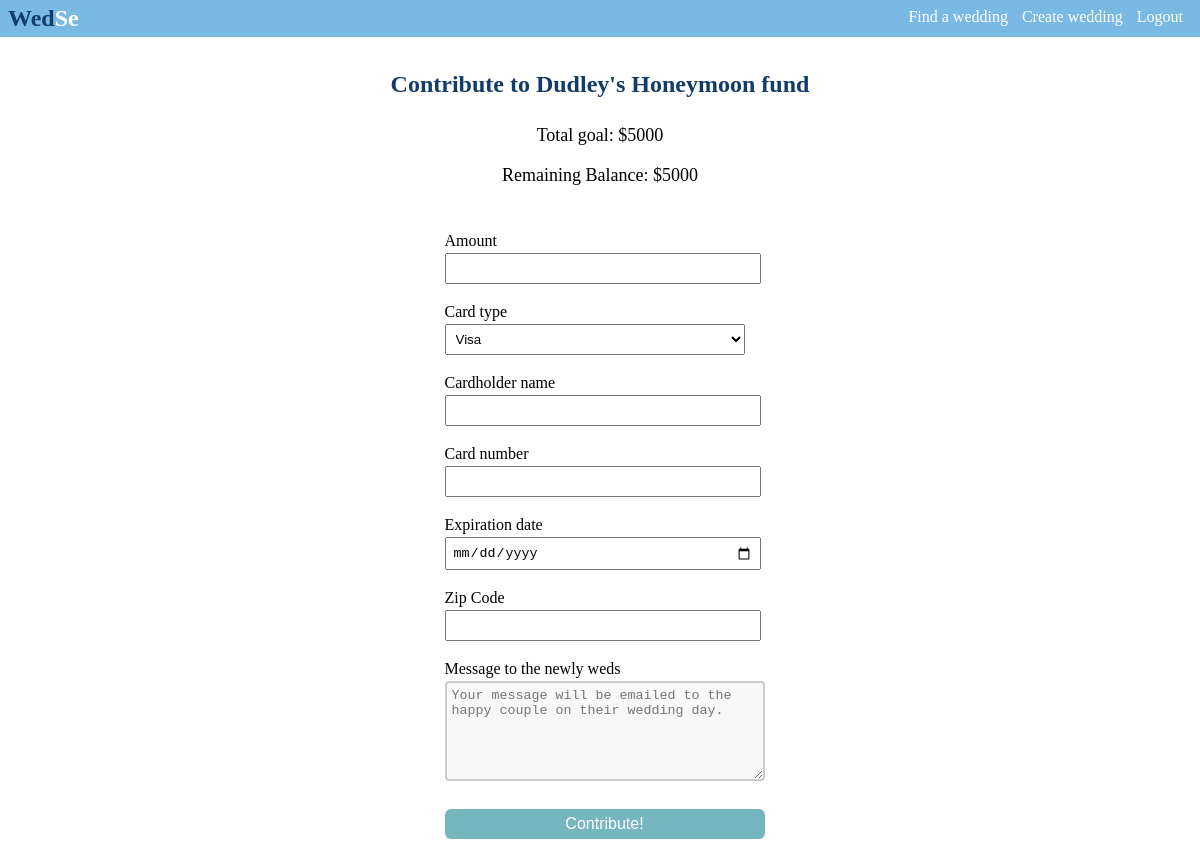
The page /contribute/34 (signed in) on the database its author committed.
### wedding_app/models.py (models this page shows)
class Registry(models.Model):
    funame = models.CharField(max_length=255, null=True)
    goal = models.IntegerField(null=True)
    remaining_balance = models.IntegerField(null=True)
    registry_owner = models.ForeignKey('User', related_name="registry_created", on_delete=models.CASCADE, null=True)
    created_at = models.DateTimeField(auto_now_add=True, null=True)
    updated_at = models.DateTimeField(auto_now=True, null=True)
    objects = RegistryManager()

class User(models.Model):
    fname = models.CharField(max_length=255)
    lname = models.CharField(max_length=255)
    email = models.CharField(max_length=255)
    password = models.CharField(max_length=255)
    confirm = models.CharField(max_length=255)
    created_at = models.DateTimeField(auto_now_add=True)
    updated_at = models.DateTimeField(auto_now=True)
    objects = UserManager()

### wedding_app/views.py (the view)
# urls.py: path('contribute/<int:registry_id>', views.contribute),
def contribute(request, registry_id):
    if 'user_id' not in request.session:
        return redirect('/')
    registry = Registry.objects.get(id=registry_id)
    context = {
        "registry": registry,
    }
    return render(request, 'contribute.html', context)

### wedding_app/templates/contribute.html (shortened to what this page needs)
<!DOCTYPE html>
<html lang="en">
<head>
    {% load static %}
    <link rel="stylesheet" href="{% static 'css/style.css' %}">
</head>
<body>
    <div class="wrapper">
        <div class="container">
            <div class="header_create_wed">
                <h2 class="wese"><span class="wed">Wed</span><span class="se">Se</span></h2>
                <div class="head_home_links">
                    <a href="/home" class="home_link">Find a wedding</a>
                        {% if wedding_complete %}
                            <a href="/wedding/{{ this_user.id }}" class="home_link">My wedding</a>
                        {% else %}
                            <a href="/create_wedding" class="home_link">Create wedding</a>
                        {% endif %}
                    <a href="/logout" class="home_link">Logout</a>
                </div>
            </div>
            <div class="create_wed_container">
                <div class="create_wed">
                    <h2 class="contribute_title">Contribute to {{registry.registry_owner.fname}}'s {{ registry.funame }} fund</h2>
                    <br><span class="contribute_text">Total goal: ${{ registry.goal }}</span>
                    <p><span class="contribute_text">Remaining Balance: ${{ registry.remaining_balance }}</span></p>
                    <form class="create_wed_form" action ="/make_contribution/{{registry.id}}" method="POST">
                        <label for ="amount" class="cw_label">Amount</label>
                        <br><input type ="number" name="amount" class="cw_input"required>
                        <p><label for ="card_type" class="cw_label">Card type</label>
                        <br><select id="credit_card_choices" class="cw_input" name="credit_card_choices">
                            <option value="vi">Visa</option>
                            <option value="di">Discover</option></select></p>
                        <p><label for ="cardholder_name" class="cw_label">Cardholder name</label>
                        <br><input type ="text" class="cw_input" name="cardholder_name" required></p>
                        <p><label for ="card_number" class="cw_label">Card number</label>
                        <br><input type ="number" class="cw_input" name="card_number" required></p>
                        <p><label for ="card_date" class="cw_label">Expiration date</label>
                        <br><input type ="date" class="cw_input" name="card_date" required></p>
                        <p><label for ="card_zip" class="cw_label">Zip Code</label>
                        <br><input type ="number" class="cw_input" name="card_zip" required></p>
                        <p><label for ="message" class="cw_label">Message to the newly weds</label>
                        <br><textarea name="message" class="message_input" placeholder="Your message will be emailed to the happy couple on their wedding day."></textarea>
                        <p><button class="contribute_next_button">Contribute!</button></p>
                    </form>
                </div>
            </div>
        </div>
    </div>
</body>
</html>

### wedding_app/static/css/style.css (style rules this page uses)
body { padding: 0; margin: 0; }
.wrapper { width: 100%; }
.container { width: 100%; }
button { cursor: pointer; }
a { color: black; }
a:link { text-decoration: none; }
.wed { color: #123C69; }
.se { color: white; }
.wese { display: inline-block; margin-top: 5px; }
.head_home_links { float: right; margin-top: 8px; margin-right: 15px; }
.home_link { color: white; margin-right: 10px; font-size: 16px; }
.header_create_wed { display: inline-block; width: 100%; height: 37px; padding-left: 8px; background-color: #79b9e4; margin-bottom: 15px }
.cw_input { margin-right: 40px; }
.create_wed_container { width: 100%; height: 100%; text-align: center; line-height: 24px; }
.create_wed_form { margin-top: 25px; margin-left: 45px; }
.create_wed { text-align: left; width: 500px; height: 100%; margin: 0 auto; display: grid; place-items: center; grid-template-areas: "create_wed"; background-color: white; }
.cw_input { width: 300px; padding: 6px; }
.next_button_reg, .contribute_next_button { background-color: #76B7BF; border: none; color: white; padding: 3px 20px; text-align: center; text-decoration: none; border-radius: 6px; font-size: 16px; width: 320px; height:30px; cursor: pointer; margin-top: 5px; }
.contribute_title { color: #123C69; margin-bottom: 3px; }
.contribute_text { font-size: 18px; }
.message_input { width: 320px; height: 100px; padding: 5px 5px; box-sizing: border-box; border: 2px solid #ccc; border-radius: 4px; background-color: #f8f8f8; resize: vertical; }

### rows shown on the page
Registry: registry_owner.fname "Dudley", funame "Honeymoon", goal "5000", remaining_balance "5000"
